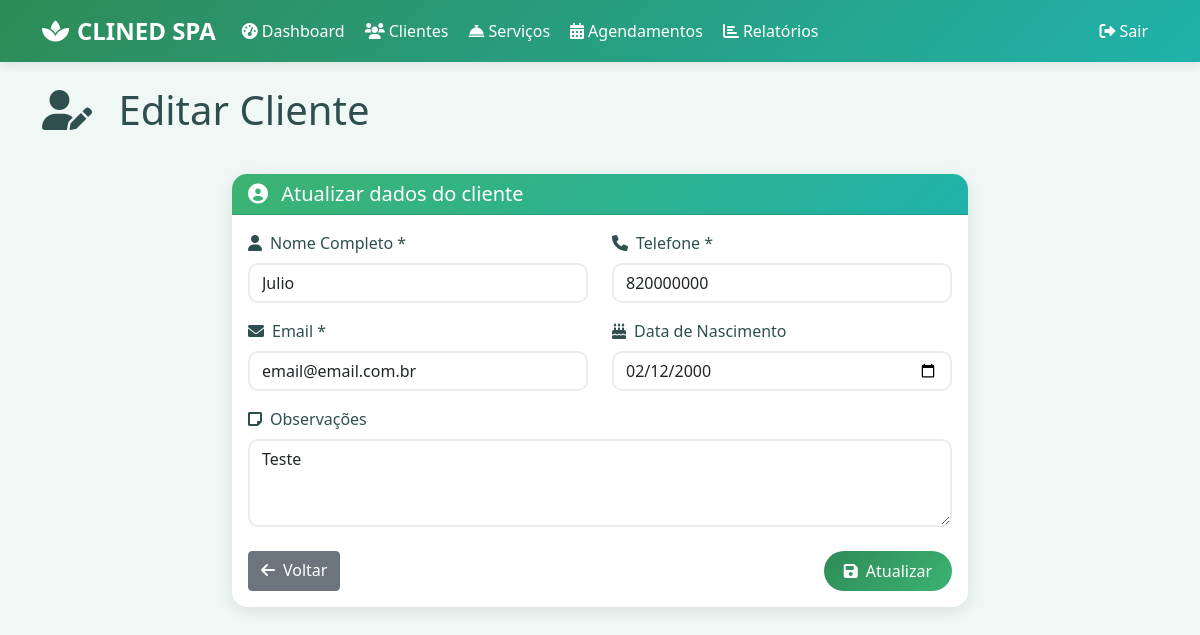
Page /cliente/2/editar (signed in) on the committed database.
### app.py (models this page shows)
class Cliente(db.Model):
    id = db.Column(db.Integer, primary_key=True)
    nome = db.Column(db.String(100), nullable=False)
    telefone = db.Column(db.String(20), nullable=False)
    email = db.Column(db.String(100), nullable=False)
    data_nascimento = db.Column(db.Date)
    data_cadastro = db.Column(db.DateTime, default=datetime.utcnow)
    observacoes = db.Column(db.Text)

### app.py (the view, shortened to what this page needs)
@app.route('/cliente/<int:id>/editar', methods=['GET', 'POST'])
def editar_cliente(id):
    if 'logged_in' not in session:
        return redirect(url_for('login'))
    cliente = Cliente.query.get_or_404(id)
    return render_template('cliente_form.html', cliente=cliente)

### templates/cliente_form.html (shortened to what this page needs)
{% extends "base.html" %}
{% block content %}
<div class="row mb-4">
    <div class="col-12">
        <h1 class="display-6 mb-3">
            <i class="fas fa-user{{ '-edit' if cliente else '-plus' }} me-3"></i>
            {{ "Editar" if cliente else "Novo" }} Cliente
        </h1>
    </div>
</div>
<div class="row justify-content-center">
    <div class="col-md-8">
        <div class="card">
            <div class="card-header">
                <h5 class="card-title mb-0">
                    <i class="fas fa-user-circle me-2"></i>
                    {{ "Atualizar dados do" if cliente else "Cadastrar novo" }} cliente
                </h5>
            </div>
            <div class="card-body">
                <form method="POST">
                    <div class="row">
                        <div class="col-md-6">
                            <div class="mb-3">
                                <label for="nome" class="form-label">
                                    <i class="fas fa-user me-2"></i>Nome Completo *
                                </label>
                                <input type="text" class="form-control" id="nome" name="nome"
                                       value="{{ cliente.nome if cliente else '' }}" required>
                            </div>
                        </div>
                        <div class="col-md-6">
                            <div class="mb-3">
                                <label for="telefone" class="form-label">
                                    <i class="fas fa-phone me-2"></i>Telefone *
                                </label>
                                <input type="tel" class="form-control" id="telefone" name="telefone"
                                       value="{{ cliente.telefone if cliente else '' }}" required>
                            </div>
                        </div>
                    </div>
                    <div class="row">
                        <div class="col-md-6">
                            <div class="mb-3">
                                <label for="email" class="form-label">
                                    <i class="fas fa-envelope me-2"></i>Email *
                                </label>
                                <input type="email" class="form-control" id="email" name="email"
                                       value="{{ cliente.email if cliente else '' }}" required>
                            </div>
                        </div>
                        <div class="col-md-6">
                            <div class="mb-3">
                                <label for="data_nascimento" class="form-label">
                                    <i class="fas fa-birthday-cake me-2"></i>Data de Nascimento
                                </label>
                                <input type="date" class="form-control" id="data_nascimento" name="data_nascimento"
                                       value="{{ cliente.data_nascimento.strftime('%Y-%m-%d') if cliente and cliente.data_nascimento else '' }}">
                            </div>
                        </div>
                    </div>
                    <div class="mb-4">
                        <label for="observacoes" class="form-label">
                            <i class="fas fa-sticky-note me-2"></i>Observações
                        </label>
                        <textarea class="form-control" id="observacoes" name="observacoes" rows="3"
                                  placeholder="Observações sobre o cliente, preferências, alergias, etc.">{{ cliente.observacoes if cliente else '' }}</textarea>
                    </div>
                    <div class="d-flex justify-content-between">
                        <a href="{{ url_for('clientes') }}" class="btn btn-secondary">
                            <i class="fas fa-arrow-left me-2"></i>Voltar
                        </a>
                        <button type="submit" class="btn btn-primary">
                            <i class="fas fa-save me-2"></i>{{ "Atualizar" if cliente else "Cadastrar" }}
                        </button>
                    </div>
                </form>
            </div>
        </div>
    </div>
</div>
{% endblock %}

### templates/base.html (style rules this page uses)
:root { --primary-color: #2E8B57; --secondary-color: #20B2AA; --accent-color: #3CB371; --light-bg: #F0F8F5; --dark-text: #2F4F4F; }
body { background-color: var(--light-bg); color: var(--dark-text); font-family: 'Segoe UI', Tahoma, Geneva, Verdana, sans-serif; }
.card { border: none; border-radius: 15px; box-shadow: 0 4px 15px rgba(0,0,0,0.1); transition: all 0.3s ease; background: white; }
.card-header { background: linear-gradient(135deg, var(--accent-color), var(--secondary-color)); color: white; border-radius: 15px 15px 0 0 !important; font-weight: bold; }
.btn-primary { background: linear-gradient(135deg, var(--primary-color), var(--accent-color)); border: none; border-radius: 25px; padding: 8px 20px; transition: all 0.3s ease; }
.form-control { border-radius: 10px; border: 2px solid #e9ecef; transition: all 0.3s ease; }

### rows in the picture
Cliente: nome "Julio", telefone "820000000", email "email@email.com.br", data_nascimento "02/12/2000", observacoes "Teste"

### other values in the picture
{{ "Editar" if cliente else "Novo" }} "Editar"
{{ "Atualizar dados do" if cliente else "Cadastrar novo" }} "Atualizar dados do"
{{ "Atualizar" if cliente else "Cadastrar" }} "Atualizar"
